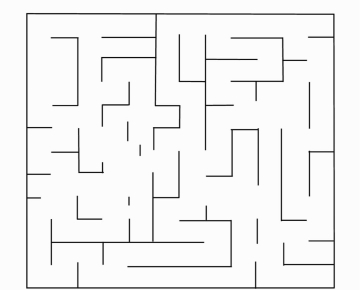
#> input picture Robot Perception (ROB-GY 6203)/Midterm-project/maze_solver/maze.jpg, 360 x 290 px, found by its file name
$ python maze_solver_da.py
#> lines starting #> are read from the running program, lines starting #| are printed output that depends on the picture; after the words box and inside, x2 and y2 are one past the last pixel; in counts of white or black regions, pixels touching at a corner belong together
#> further down, img is the input picture: shape (290, 360); min 7, max 254, mean 242.2
import cv2
import matplotlib.pyplot as plt
import numpy as np
import heapq
from pathlib import Path
from time import strftime

# We define this class for the graph
class Vertex:
    def __init__(self, x_coord, y_coord):
        self.x = x_coord  # x_cord of vertex
        self.y = y_coord  # y_cord of vertex
        self.d = float('inf')  # distance from source
        self.parent_x = None
        self.parent_y = None
        self.processed = False
        self.index_in_queue = None


class maze_solver():
    def __init__(self, src, dst, img=None, img_path=None, dilatation_size = 2):
        if img.all() != None:
            self.img = self.proc_img(image=img, dilatation_size = dilatation_size)
        else:
            self.img = self.proc_img(image_path=img_path, dilatation_size = dilatation_size)
        self.src = src
        self.dst = dst

    # Return neighbor directly above, below, right, and left
    def get_neighbors(self, mat, r, c):
        shape = mat.shape
        neighbors = []
        # if within the image and not processed append into neighbours array
        if r > 0 and not mat[r-1][c].processed:
            neighbors.append(mat[r-1][c])
        if r < shape[0] - 1 and not mat[r+1][c].processed:
            neighbors.append(mat[r+1][c])
        if c > 0 and not mat[r][c-1].processed:
            neighbors.append(mat[r][c-1])
        if c < shape[1] - 1 and not mat[r][c+1].processed:
            neighbors.append(mat[r][c+1])
        return neighbors

    # We use priority queue to store the unprocessed nodes of the graph we define the reheap up and reheap down functions
    def reheap_up(self, queue, index):
        if index <= 0:
            return queue
        p_index = (index-1)//2
        if queue[index].d < queue[p_index].d:
            queue[index], queue[p_index] = queue[p_index], queue[index]
            queue[index].index_in_queue = index
            queue[p_index].index_in_queue = p_index
            quque = self.reheap_up(queue, p_index)
        return queue


    def reheap_down(self, queue, index):
        length = len(queue)
        lc_index = 2*index+1
        rc_index = lc_index+1
        if lc_index >= length:
            return queue
        if lc_index < length and rc_index >= length:  # just left child
            if queue[index].d > queue[lc_index].d:
                queue[index], queue[lc_index] = queue[lc_index], queue[index]
                queue[index].index_in_queue = index
                queue[lc_index].index_in_queue = lc_index
                queue = self.reheap_down(queue, lc_index)
        else:
            small = lc_index
            if queue[lc_index].d > queue[rc_index].d:
                small = rc_index
            if queue[small].d < queue[index].d:
                queue[index], queue[small] = queue[small], queue[index]
                queue[index].index_in_queue = index
                queue[small].index_in_queue = small
                queue = self.reheap_down(queue, small)
        return queue

    # Calculating eucledian distance btw two nodes .1 is added to ensure that distance is non zero value


    def get_distance(self, img, u, v):
        return 0.1 + (float(img[v][0])-float(img[u][0]))**2+(float(img[v][1])-float(img[u][1]))**2+(float(img[v][2])-float(img[u][2]))**2

    # Function used to visualize the path


    def drawPath(self, path, thickness=1):
        '''path contains all the cordinates of vertexes'''
        cv2.circle(self.img, self.src, 2, (255, 0, 0), 8)
        cv2.circle(self.img, self.dst, 2, (0, 0, 255), 8)
        x0, y0 = path[0]
        for vertex in path[1:]:
            x1, y1 = vertex
            cv2.line(self.img, (x0, y0), (x1, y1), (255, 0, 0), thickness)
            x0, y0 = vertex
        # cv2.imwrite("Maze_out.jpg",self.img)

    def find_shortest_path(self):
        src = self.src
        dst = self.dst
        img = self.img
        pq = []  # min-heap priority queue
        source_x = src[0]
        source_y = src[1]
        dest_x = dst[0]
        dest_y = dst[1]
        imagerows, imagecols = img.shape[0], img.shape[1]
        # Creates an empty 2d numpy array
        matrix = np.full((imagerows, imagecols), None)
        for r in range(imagerows):
            for c in range(imagecols):
                matrix[r][c] = Vertex(c, r)  # Constructor call
                matrix[r][c].index_in_queue = len(pq)
                pq.append(matrix[r][c])
        matrix[source_y][source_x].d = 0
        pq = self.reheap_up(pq, matrix[source_y][source_x].index_in_queue)

        while len(pq) > 0:
            u = pq[0]
            u.processed = True
            # Pop gives last element, so we exchange the first element with the last element
            pq[0] = pq[-1]
            pq[0].index_in_queue = 0
            pq.pop()
            pq = self.reheap_down(pq, 0)
            # Dijkistra algorithm
            neighbors = self.get_neighbors(matrix, u.y, u.x)
            for v in neighbors:
                dist = self.get_distance(img, (u.y, u.x), (v.y, v.x))
                if u.d + dist < v.d:
                    v.d = u.d+dist
                    v.parent_x = u.x
                    v.parent_y = u.y
                    idx = v.index_in_queue
                    pq = self.reheap_down(pq, idx)
                    pq = self.reheap_up(pq, idx)

        path = []
        d1 = matrix[dest_y][dest_x]
        path.append((dest_x, dest_y))
        while (d1.y != source_y or d1.x != source_x):
            path.append((d1.x, d1.y))
            d1 = matrix[d1.parent_y][d1.parent_x]

        path.append((source_x, source_y))
        return path

    def proc_img(self, img_path:str=None, image=None, show_img=False, save_img=False, dilatation_size = 2):
#> called with show_img = False, save_img = False, dilatation_size = 2
        if image.all() == None:
            image = cv2.imread(image_path, cv2.IMREAD_GRAYSCALE)

        # Step 1: Thresholding to get a binary image
        # Invert colors for skeletonization
        _, binary_image = cv2.threshold(image, 127, 255, cv2.THRESH_BINARY_INV)
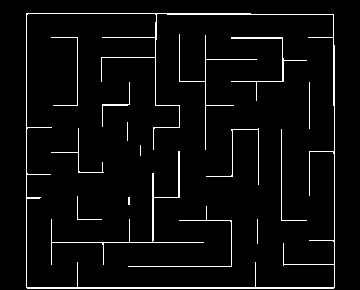
#> binary_image: shape (290, 360); 4.1% white in thin lines or dots, all inside (x1, y1, x2, y2) = (26, 13, 335, 289)

        # plt.imshow(binary_image)
        # plt.show()

        dilatation_size = dilatation_size
        element = cv2.getStructuringElement(cv2.MORPH_RECT, (2 * dilatation_size + 1, 2 * dilatation_size + 1),
                                            (dilatation_size, dilatation_size))
        dilated_edges = cv2.dilate(binary_image, element)
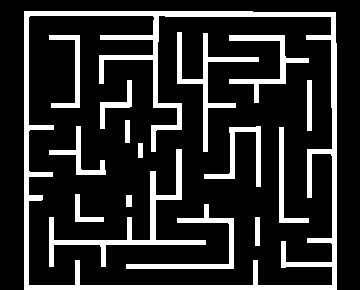
#> dilated_edges: shape (290, 360); 17.8% white; 16 white regions, largest, box (x1, y1, x2, y2) and area: (24, 11, 337, 290) 9116, (49, 149, 206, 267) 2057, (177, 32, 259, 152) 1355

        # plt.imshow(dilated_edges)
        # plt.show()

        # Find contours and get bounding box of the largest contour (the maze boundary)
        contours, _ = cv2.findContours(
            dilated_edges, cv2.RETR_EXTERNAL, cv2.CHAIN_APPROX_SIMPLE)
#> contours = 1 item
        largest_contour = max(contours, key=cv2.contourArea)
#> largest_contour = [[24, 11], [24, 289], [336, 289], [336, 43], [335, 42], [335, 12], [253, 12], [252, 11]]
        x, y, w, h = cv2.boundingRect(largest_contour)
#> x = 24; y = 11; w = 313; h = 279
        diff = 2
        # Crop the image to the bounding box of the mazezx
        cropped_image = dilated_edges[y+diff:y+h-diff, x+diff:x+w-diff]
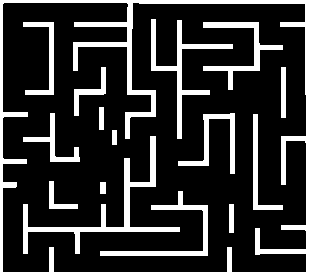
#> cropped_image: shape (275, 309); 19.2% white; 16 white regions, largest, box (x1, y1, x2, y2) and area: (0, 0, 309, 275) 6879, (23, 136, 180, 254) 2057, (151, 19, 233, 139) 1355
        # cropped_image = dilated_edges[y:y+h, x:x+w]
        # plt.imshow(cropped_image)
        # plt.show()

        inv_cropped_img = cv2.bitwise_not(cropped_image)
        if show_img:
            plt.imshow(inv_cropped_img)
            plt.show()
        if save_img:
            plt.imsave(f'img/maze_proc_{strftime("%Y%m%d_%H%M%S")}.png', inv_cropped_img)


        # img = cv2.imread('img/maze_proc_20241029_075525.png')
        img = cv2.cvtColor(inv_cropped_img, cv2.COLOR_GRAY2BGR)

        return img


if __name__ == '__main__':
    # Load and convert the image to grayscale
    # image_path = Path('Robot Perception (ROB-GY 6203)\maze_solver\img\maze_2_2.jpg').absolute().__str__()
    img = cv2.imread('C:\\Desktop\\NYU\\3rd_sem\\Perception\\Midterm_project\\maze_solver\\maze.jpg', cv2.IMREAD_GRAYSCALE)
    cv2.imshow('img',img)
    cv2.waitKey(0)

    src = (150, 265)
    dst = (0, 0)
    maze_solver_obj = maze_solver(src=src, dst=dst, img=img)
    # plt.imshow(maze_solver_obj.img)
    # plt.show()
    # plt.waitforbuttonpress(0)
    # Let's visualize the image by drawing circles at entry and exit point
    cv2.circle(maze_solver_obj.img, src, 2, (255, 0, 0), -1)
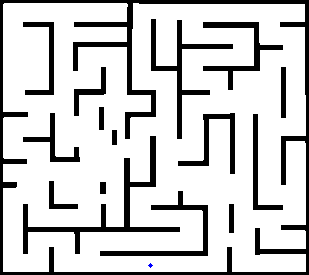
#> maze_solver_obj.img: shape (275, 309, 3); mean B, G, R 205.9, 205.9, 205.9
    cv2.circle(maze_solver_obj.img, dst, 2, (0, 0, 255), -1)
#> maze_solver_obj.img: shape (275, 309, 3); 0.01% of pixels changed, all inside (x1, y1, x2, y2) = (0, 0, 3, 3)
    # [9 lines of commented-out code are left out]
    p = maze_solver_obj.find_shortest_path()
    maze_solver_obj.drawPath(path=p, thickness=2)
#> in drawPath, `cv2.circle(self.img, self.src, 2, (255, 0, 0), 8)`: self.img: shape (275, 309, 3); mean B, G, R 205.9, 205.6, 205.6
#> in drawPath, `cv2.circle(self.img, self.dst, 2, (0, 0, 255), 8)`:
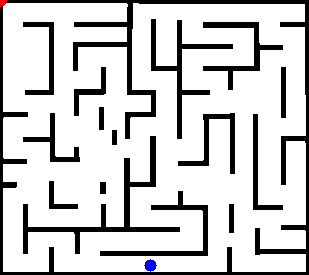
#> self.img: shape (275, 309, 3); mean B, G, R 205.9, 205.6, 205.7
#> the loop in drawPath, `for vertex in path[1:]:` made 430 passes
#> vertex on passes 1 to 3: (0, 0), (1, 0), (1, 1)
#> after the loop in drawPath, `for vertex in path[1:]:`:
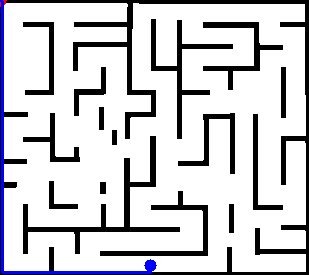
#> self.img: shape (275, 309, 3); 1.49% of pixels changed, all inside (x1, y1, x2, y2) = (0, 0, 152, 274)
    plt.figure(figsize=(7, 7))
    plt.imshow(maze_solver_obj.img)
    plt.show()
